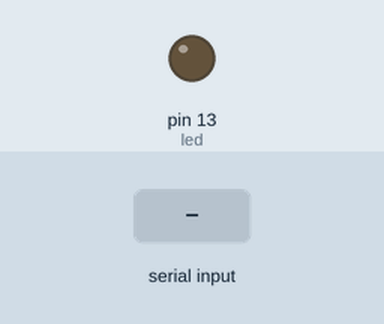
A sketch run on a simulated Arduino Uno, built with avr-gcc and run on an emulated ATmega328P. On the bench: output pins drawn as LEDs (lit = HIGH). The inputs (shaded band) are chosen by the test bench.

Above: at 1.2 s.
1.3 s: "h" received over Serial
At 2.5 s:
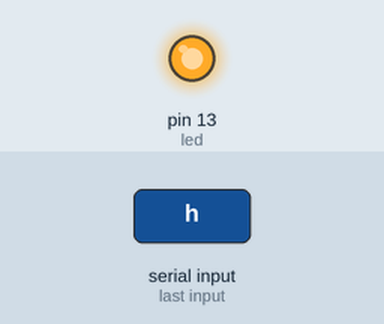
2.8 s: "l" received over Serial
At 3.8 s:
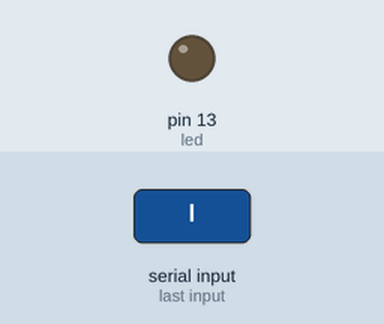
Timing chart, 0 to 5.8 s (numbered marks = the images above; inputs shaded):
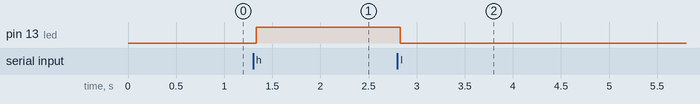

Measured:
- after the input at 1.3 s, pin 13 (led): LOW → HIGH at once
- after the input at 2.8 s, pin 13 (led): HIGH → LOW at once

The sketch:

W_combin_pyard.ino
```cpp
#include <dht11.h>
#define DHT11PIN 8
float sensorValue;
dht11 DHT11;
int led = 13;

void setup()
{

  Serial.begin(9600);  // initialize serial communications at 9600 bps
  pinMode(led,OUTPUT);
}


void loop()
{
  // serial read section
  while (Serial.available())
  {
    delay(30);  //delay to allow buffer to fill
    if (Serial.available() >0)
    {
      char c = Serial.read();  //gets one byte from serial buffer
      //Serial.print( c);
      if (c == 'h' ){
        digitalWrite(led,HIGH);}
      if (c == 'l' ){
        digitalWrite(led,LOW);}
      if (c == 't'){
          int chk = DHT11.read(DHT11PIN);
          float sensorValue = ((float)DHT11.temperature);
          Serial.println(sensorValue);
          delay(100);}
    }
  }

}
```
